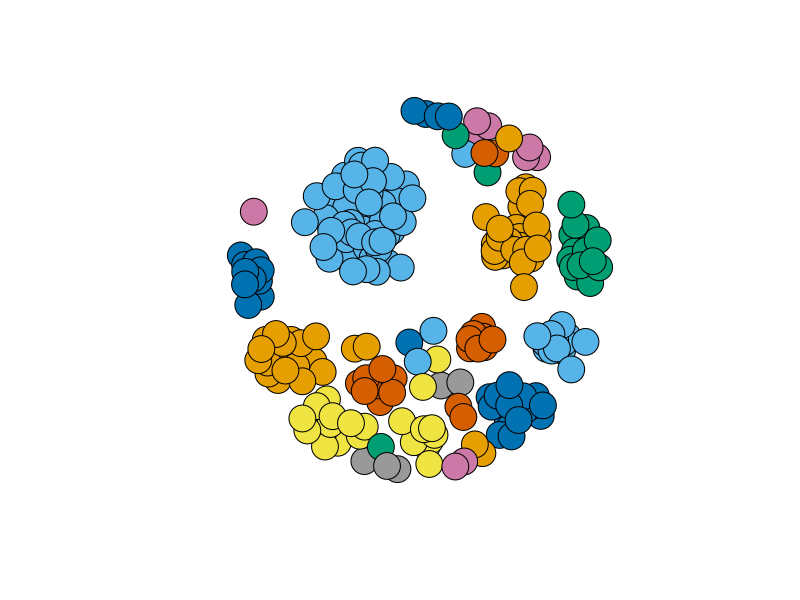

The R script that drew this image:
#require(graph)
# First we load the ipgrah package
library(igraph)

t = c("character", "character", "numeric")
fb.data = read.table("prefiltered.csv", header=T, colClasses=t)
fb.data$weight = NULL
fb.matrix = as.matrix(fb.data)
g = graph.edgelist(fb.matrix, directed=F)

ebc <- edge.betweenness.community(g, directed=F)
 
mods <- sapply(0:ecount(g), function(i){
  g2 <- delete.edges(g, ebc$removed.edges[seq(length=i)])
  cl <- clusters(g2)$membership
  modularity(g,cl)
})
 
g <- delete.edges(g, ebc$removed.edges[seq(length=which.max(mods)-1)])
V(g)$color=clusters(g)$membership
g$layout <- layout.fruchterman.reingold
plot(g, vertex.label=NA)
clusters(g)$membership
 
